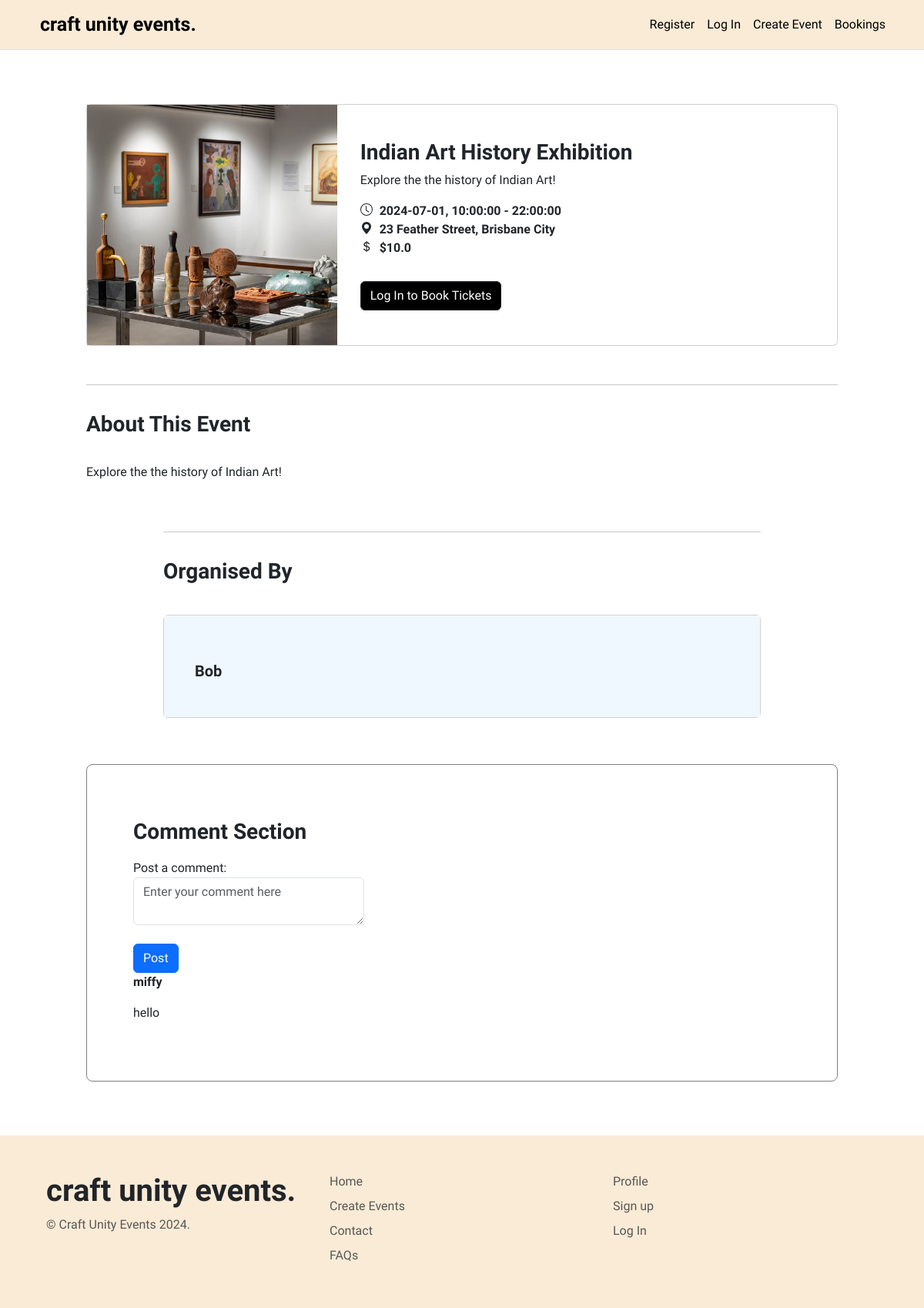
The page /events/4 on the database its author committed.
### craftunityevents/models.py (models this page shows, shortened)
class Event(db.Model):
    __tablename__ = 'events'
    id = db.Column(db.Integer, primary_key=True)
    event_name = db.Column(db.String(100), nullable=False)
    event_category = db.Column(db.String(20), nullable=False)
    event_thumbnail = db.Column(db.String(400))
    event_summary = db.Column(db.String(200))
    event_location = db.Column(db.String(200), nullable=False)
    event_type  = db.Column(db.String(200), nullable=False)
    start_date = db.Column(db.Date, nullable=False)
    end_date = db.Column(db.Date, nullable=False)
    event_description = db.Column(db.String(400))
    start_time = db.Column(db.Time, nullable=False)
    end_time = db.Column(db.Time, nullable=False)
    ticket_price = db.Column(db.Float, nullable=False)
    ticket_quantity = db.Column(db.Integer, nullable=False)
    user_id = db.Column(db.Integer, db.ForeignKey('users.id'))
    comments = db.relationship('Comment', backref='event', lazy=True)
    event_bookings = db.relationship('Booking', backref='event', lazy=True)

class User(db.Model, UserMixin):
    __tablename__ = 'users'
    id = db.Column(db.Integer, primary_key=True)
    full_name = db.Column(db.String(100), index=True, unique=True, nullable=False)
    contact_number = db.Column(db.Integer, index=True, nullable=False)
    email_id = db.Column(db.String(100), index=True, nullable=False)
    address = db.Column(db.String(100), index=True, nullable=False)
    password_hash = db.Column(db.String(400), nullable=False)
    comments = db.relationship('Comment', backref='user', lazy=True)
    bookings = db.relationship('Booking', backref='user', lazy=True)
    created_event = db.relationship('Event', backref='user', lazy=True)

class Comment(db.Model):
    __tablename__ = 'comments'
    id = db.Column(db.Integer, primary_key=True)
    text = db.Column(db.String(400), nullable=False)
    posted_at = db.Column(db.DateTime, default=datetime.now, nullable=False)
    event_id = db.Column(db.Integer, db.ForeignKey('events.id'), nullable=False)
    user_id = db.Column(db.Integer, db.ForeignKey('users.id'), nullable=False)

### craftunityevents/events.py (the view)
@destbp.route('/<id>')
def details(id):
    event = db.session.scalar(db.select(Event).where(Event.id == id))
    comment_form = CommentForm()
    return render_template('events/event_details.html', event=event, form=comment_form)

### craftunityevents/forms.py
class CommentForm(FlaskForm):
    text = TextAreaField('Comment', [InputRequired("Type your comment...")])
    submit = SubmitField('Post Comment')

### craftunityevents/templates/events/event_details.html (shortened to what this page needs)
{% extends 'base.html' %}
{% import "bootstrap5/form.html" as wtf %}
{% block content %}
<main>
    <section class="details">
        <article class="card mb-3 mx-auto" style="max-width: 1000px;">
            <div class="image row g-0">
                <div class="col-md-4">
                    <img src="{{ url_for('static', filename='image/' ~ event.event_thumbnail) }}" class="eventimg" alt="Image of event">
                </div>
                <div class="col-md-8">
                    <div class="rightcol card-body">
                        <h3>{{ event.event_name }}</h3>
                        <p>{{ event.event_description }}</p>
                        <div class="basic-info">
                            <div>
                                <svg xmlns="http://www.w3.org/2000/svg" width="16" height="16" fill="currentColor" class="bi bi-clock" viewBox="0 0 16 16">
                                    <path d="M8 3.5a.5.5 0 0 0-1 0V9a.5.5 0 0 0 .252.434l3.5 2a.5.5 0 0 0 .496-.868L8 8.71z"/>
                                    <path d="M8 16A8 8 0 1 0 8 0a8 8 0 0 0 0 16m7-8A7 7 0 1 1 1 8a7 7 0 0 1 14 0"/>
                                </svg>
                                {{ event.start_date }}, {{ event.start_time }} - {{ event.end_time }}
                            </div>
                            <div>
                                <svg xmlns="http://www.w3.org/2000/svg" width="16" height="16" fill="currentColor" class="bi bi-geo-alt-fill" viewBox="0 0 16 16">
                                    <path d="M8 16s6-5.686 6-10A6 6 0 0 0 2 6c0 4.314 6 10 6 10m0-7a3 3 0 1 1 0-6 3 3 0 0 1 0 6"/>
                                </svg>
                                {{ event.event_location }}
                            </div>
                            <div class="mb-3">
                                ${{ event.ticket_price }}
                            </div>
                            <div class="bookingmodal d-flex align-items-center">
                                {% if current_user.is_authenticated %}
                                    <button type="button" class="btn btn-dark" data-bs-toggle="modal" data-bs-target="#exampleModal">
                                        Book Tickets
                                    </button>
                                {% else %}
                                    <a href="{{ url_for('auth.login') }}" class="btn btn-dark">
                                        Log In to Book Tickets
                                    </a>
                                {% endif %}
                            </div>
                        </div>
                    </div>
                </div>
            </div>
        </article>
        <section class="eventinfo container-fluid">
            <hr class="my-4">
            <h3>About This Event</h3>
            <p>{{ event.event_description }}</p>
        </section>
        <section class="organiser container-fluid borders">
            <hr class="my-4">
            <h3>Organised By</h3>
            <div class="usercommentcard card">
                <div class="organiserbox card-body">
                    <div class="row">
                        <div class="organiserinfo col-sm-9">
                            <h5>{{ event.user.full_name }}</h5>
                        </div>
                    </div>
                </div>
            </div>
        </section>
        <section class="comments container-fluid">
            <div class="row">
                <div class="col">
                    <h3>Comment Section</h3>
                </div>
            </div>
            <form method="POST" action="{{ url_for('event.comment', id=event.id) }}">
                <div class="form-group">
                    <label for="comment">Post a comment:</label>
                    {{ form.text(class="form-control", id="comment", placeholder="Enter your comment here") }}
                </div>
                <br>
                <button type="submit" class="btn btn-primary">Post</button>
                {% for comment in event.comments %}
                    <b><p>{{ comment.user.full_name }}</p></b>
                    <p>{{ comment.text }}</p>
                {% endfor %}
            </form>
        </section>
</main>
{% endblock %}

### craftunityevents/templates/base.html (shortened to what this page needs)
<!DOCTYPE html>
<html lang="en">
<head>
    <link href="https://cdn.jsdelivr.net/npm/bootstrap@5.3.2/dist/css/bootstrap.min.css" rel="stylesheet">
    <link rel="stylesheet" href="{{ url_for('static', filename='style/style.css') }}">
</head>
<body>
    <header class="bg-light border-bottom">
        <nav class="navbar navbar-expand-lg navbar-light bg-light">
            <div class="container">
                <a href="{{ url_for('main.index') }}" class="navbar-brand">craft unity events.</a>
                <div class="collapse navbar-collapse justify-content-end" id="navbarSupportedContent">
                    <div class="navbar-nav ml-auto">
                        {% if current_user.is_authenticated %}
                            <a class="nav-item nav-link disabled text-muted" href="#">Welcome {{ current_user.full_name }}</a>
                            <a class="nav-item nav-link" href="{{ url_for('auth.logout') }}">Log Out</a>
                        {% else %}
                            <a class="nav-item nav-link" href="{{ url_for('auth.register') }}">Register</a>
                            <a class="nav-item nav-link" href="{{ url_for('auth.login') }}">Log In</a>
                        {% endif %}
                        <a class="nav-item nav-link" href="{{ url_for('event.create') }}">Create Event</a>
                        <a class="nav-item nav-link" href="{{ url_for('event.booking_history') }}">Bookings</a>
                    </div>
                </div>
            </div>
        </nav>
    </header>
    <main class="container">
        {% block content %}
        {% endblock %}
    </main>
    <div class="footer container-fluid">
        <footer class="row row-cols-1 row-cols-sm-3 row-cols-md-3 p-5">
            <div class="col">
                <h2 class="fs-1">craft unity events.</h2>
                <p class="text-muted">© Craft Unity Events 2024.</p>
            </div>
            <div class="col">
                <ul class="nav flex-column">
                    <li class="nav-item mb-2"><a href="{{ url_for('main.index') }}" class="nav-link p-0 text-muted">Home</a></li>
                    <li class="nav-item mb-2"><a href="{{ url_for('event.create') }}" class="nav-link p-0 text-muted">Create Events</a></li>
                    <li class="nav-item mb-2"><a href="#" class="nav-link p-0 text-muted">Contact</a></li>
                    <li class="nav-item mb-2"><a href="#" class="nav-link p-0 text-muted">FAQs</a></li>
                </ul>
            </div>
            <div class="col">
                <ul class="nav flex-column">
                    <li class="nav-item mb-2"><a href="{{ url_for('event.booking_history') }}" class="nav-link p-0 text-muted">Profile</a></li>
                    <li class="nav-item mb-2"><a href="{{ url_for('auth.register') }}" class="nav-link p-0 text-muted">Sign up</a></li>
                    <li class="nav-item mb-2"><a href="{{ url_for('auth.login') }}" class="nav-link p-0 text-muted">Log In</a></li>
                </ul>
            </div>
        </footer>
    </div>
</body>
</html>

### craftunityevents/static/style/style.css (style rules this page uses)
* { margin: 0; padding: 0; box-sizing: border-box; font-family: "League Spartan", sans-serif; }
html { animation: fadein ease 1s; scroll-behavior: smooth; }
main { animation: fadeInAnimation ease 1s; animation-iteration-count: 1; animation-fill-mode: forwards; }
.titlelink, .footer a { text-decoration: none; color: inherit; transition: 0.3s; }
.navbar { background-color: antiquewhite !important; }
.navbar-brand { font-size: 25px; font-weight: 700; color: black; text-decoration: none; margin: 0px 10px; }
.navbar-nav a { color: black; text-decoration: none; transition: 0.3s; }
.footer { background-color: antiquewhite; }
.footer h2 { font-weight: 700; }
@media (min-width: 768px) { .cardrow h3, .card-body h3 { margin-top: 15px; font-weight: 700; } }
@media (min-width: 768px) { .basic-info { font-weight: 600; } }
@media (min-width: 768px) { .basic-info a { margin: 15px 0px; background-color: black; font-weight: 400; } }
@media (min-width: 768px) { .details { padding: 70px !important; } }
@media (min-width: 768px) { .imagehover, .eventimg { object-fit: cover; max-width: 100%; max-height: 100%; width: 100%; height: 200px; max-width: 400px; transition: 0.3s; } }
.form-control { width: 300px !important; max-width: 100% !important; }
.bi { width: 1em; height: 1em; margin-bottom: 5px; margin-right: 5px; }
.event-time, .eventinfo p, .eventrow { padding: 15px 0px; }
.col-md-4 img { object-fit: cover; height: 100%; }
.rightcol { padding: 30px !important; }
.eventinfo { padding: 10px 0px !important; max-width: 1000px; }
.eventinfo h3, .organiser h3, .comments h3 { padding: 10px 0px; font-weight: 700; }
.bookingmodal { width: 100%; max-width: 1250px; }
.organiser { padding-bottom: 30px; max-width: 800px; }
.organiserbox { padding: 40px !important; background: aliceblue; }
.organiserinfo { margin-top: 20px !important; }
.organiser h5 { font-weight: 700; font-size: 20px; }
.comments { max-width: 1000px; padding: 5vw !important; border-style: solid; border-color: grey; border-radius: 8px; border-width: 1px; }
.usercommentcard { margin: 30px 0px !important; }

### rows shown on the page
Event: event_thumbnail (picture), event_name "Indian Art History Exhibition", event_description "Explore the the history of Indian Art!", start_date "2024-07-01", start_time "10:00:00", end_time "22:00:00", event_location "23 Feather Street, Brisbane City", ticket_price "10.0"
User: user.full_name "Bob"
Comment: user.full_name "miffy", text "hello"
